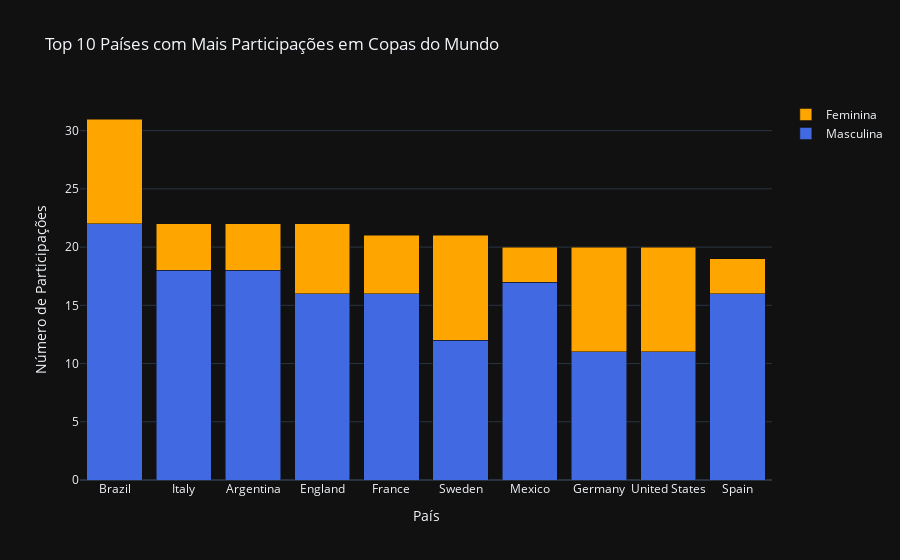

Notebook code cell kept with this figure:
### Code cell
#### solução com plotly
fig = go.Figure()

fig.add_trace(go.Bar(
    x=top10_sem_total.index,
    y=top10_sem_total['Masculina'],
    name='Masculina',
    marker_color='royalblue'
))

fig.add_trace(go.Bar(
    x=top10_sem_total.index,
    y=top10_sem_total['Feminina'],
    name='Feminina',
    marker_color='orange'
))

fig.update_layout(
    barmode='stack',
    title='Top 10 Países com Mais Participações em Copas do Mundo',
    xaxis_title='País',
    yaxis_title='Número de Participações',
    template='plotly_dark'
)

fig.show()

### Figure 1 — Plotly figure (JSON) as saved in the notebook; plotly's stock layout.template omitted (floating-point values rounded to 4 significant figures)
{"data": [{"marker": {"color": "royalblue"}, "name": "Masculina", "type": "bar", "x": ["Brazil", "Italy", "Argentina", "England", "France", "Sweden", "Mexico", "Germany", "United States", "Spain"], "y": [22, 18, 18, 16, 16, 12, 17, 11, 11, 16]}, {"marker": {"color": "orange"}, "name": "Feminina", "type": "bar", "x": ["Brazil", "Italy", "Argentina", "England", "France", "Sweden", "Mexico", "Germany", "United States", "Spain"], "y": [9, 4, 4, 6, 5, 9, 3, 9, 9, 3]}], "layout": {"barmode": "stack", "title": {"text": "Top 10 Países com Mais Participações em Copas do Mundo"}, "xaxis": {"title": {"text": "País"}}, "yaxis": {"title": {"text": "Número de Participações"}}}}
